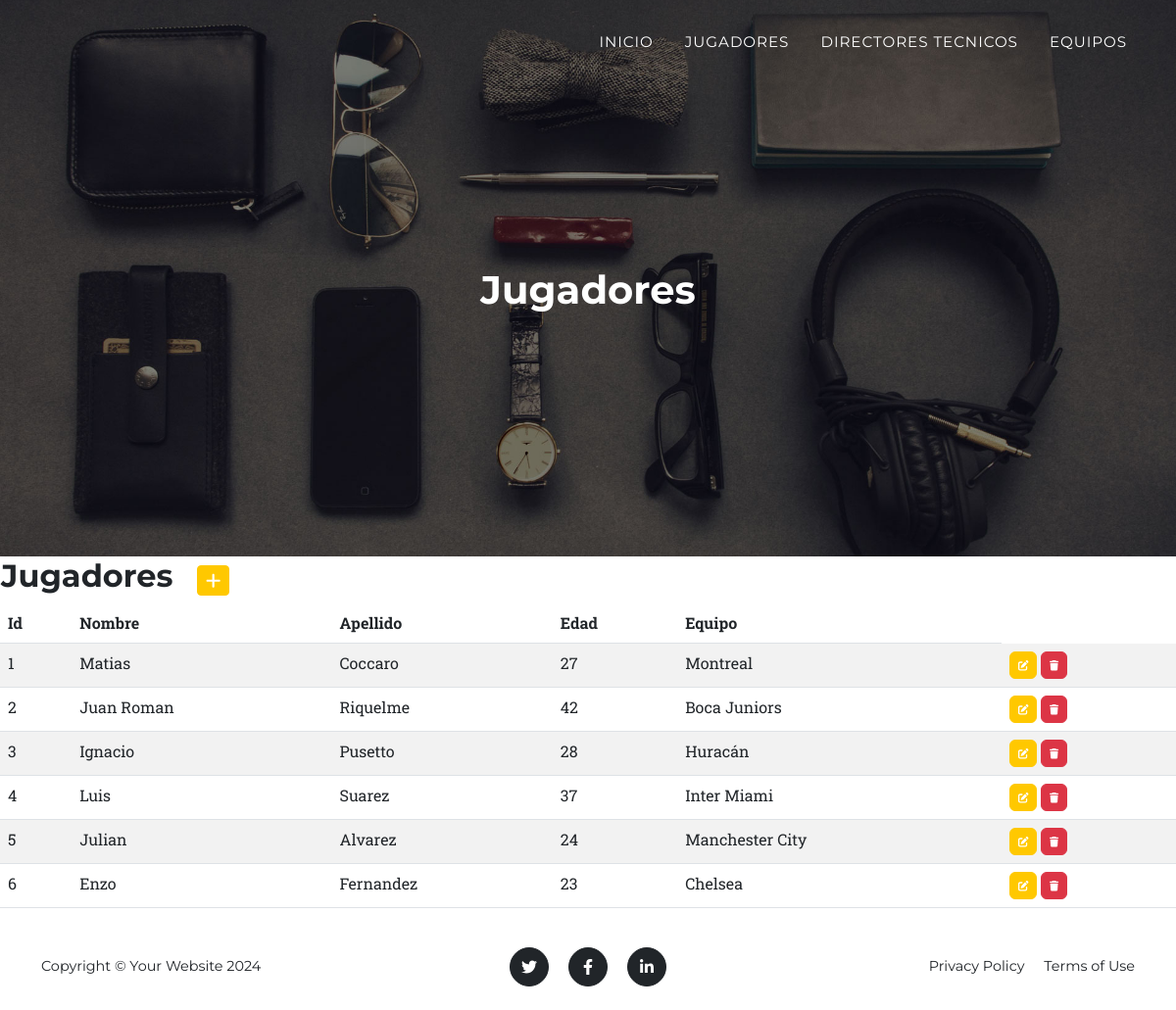
/jugadores/, run on the app's committed database.
### aplication/models.py (models this page shows, shortened)
class Jugador(models.Model):
    nombre = models.CharField(max_length=60)
    apellido = models.CharField(max_length=60)
    equipo = models.CharField(max_length=60)
    edad = models.CharField(max_length=2)
    class Meta:
        verbose_name = "Jugador"
        verbose_name_plural = "Jugadores"
        ordering = ["id"]

### aplication/views.py (the view)
# urls.py: path('jugadores/', JugadorList.as_view(), name="jugadores"),
class JugadorList(ListView):
    model = Jugador

### aplication/templates/aplication/jugador_list.html
{% extends "aplication/index.html" %}
{% block titulo %}
<h1 class="mb-5">Jugadores</h1>
{% endblock titulo %}
{% block contenido %}
<table>
    <tr>
        <td width="200"><h2>Jugadores</h2></td>
        <td>
            <a
            href="{% url 'jugadores_create' %}"
            class="btn btn-primary btn-sm"
            ><i class="fa fa-plus fa-lg" title="Crear"> </i>
            </a>
        </td>
    </tr>
</table>
<table class="table table-striped">
    <thead>
        <tr>
            <th>Id</th>
            <th>Nombre</th>
            <th>Apellido</th>
            <th>Edad</th>
            <th>Equipo</th>
        </tr>
    </thead>
    <tbody>
    {% for j in jugador_list  %}
        <tr>
            <td>{{ j.id }}</td>
            <td>{{ j.nombre }}</td>
            <td>{{ j.apellido }}</td>
            <td>{{ j.edad }}</td>
            <td>{{ j.equipo }}</td>
            <td>
                <a
                  href="{% url 'jugadores_update' j.id %}"
                  class="btn btn-primary"
                  style="--bs-btn-padding-y: .25rem; --bs-btn-padding-x: .5rem; --bs-btn-font-size: .75rem;"
                  ><i class="fa fa-edit fa-sm" title="Editar Jugador"></i>
                </a>
                <a
                  href="{% url 'jugadores_delete' j.id %}"
                  class="btn btn-danger"
                  style="--bs-btn-padding-y: .25rem; --bs-btn-padding-x: .5rem; --bs-btn-font-size: .75rem;"
                  ><i class="fa fa-trash fa-sm" title="Eliminar Jugador"></i>
                </a>
            </td>
        </tr>
    {% endfor %}
    </tbody>
</table>
{% endblock contenido %}

### data on the page
Jugador: id "1", nombre "Matias", apellido "Coccaro", edad "27", equipo "Montreal"
Jugador: id "2", nombre "Juan Roman", apellido "Riquelme", edad "42", equipo "Boca Juniors"
Jugador: id "3", nombre "Ignacio", apellido "Pusetto", edad "28", equipo "Huracán"
Jugador: id "4", nombre "Luis", apellido "Suarez", edad "37", equipo "Inter Miami"
Jugador: id "5", nombre "Julian", apellido "Alvarez", edad "24", equipo "Manchester City"
Jugador: id "6", nombre "Enzo", apellido "Fernandez", edad "23", equipo "Chelsea"
